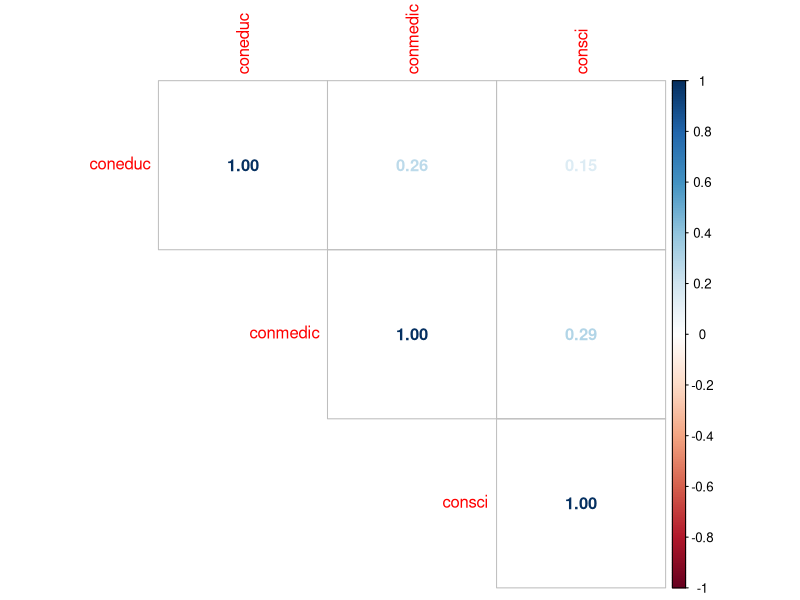

Here is the R script that generated this plot:
## ---- chunk 1
#| message: false
#| warning: false
#| echo: false
library(data.table)
library(corrplot)
library(geepack)
library(broom)
## ---- chunk 2
gss <- fread("gss.confidence.csv")
dim(gss)
## ---- chunk 3
gss[, agedec:=age / 10]
fit.glm <- glm(greatly ~ question + agedec, data=gss, family=binomial)
tidy(fit.glm, exponentiate=TRUE, conf.int=TRUE) |>
  knitr::kable(digits=2)
## ---- chunk 4
#| echo: false
wide <- dcast(gss, id ~ question, value.var="greatly")
corrplot(cor(wide[, 2:4]), method="number", type="upper")
## ---- chunk 5
#| code-fold: true
# gee with exchangeable corr structure; avoid overdispersion with scale.fix=T
fit.exch <- geeglm(greatly ~ question + agedec, data=gss, family=binomial,
                   id=id, corstr="exchangeable", scale.fix=TRUE)
tidy(fit.exch, exponentiate=TRUE, conf.int=TRUE) |>
  knitr::kable(digits=2)
## ---- chunk 6
#| code-fold: true
tidy(fit.glm, exponentiate=TRUE, conf.int=TRUE) |>
  knitr::kable(digits=2)
## ---- chunk 7
summary(fit.exch)$corr |>
  knitr::kable(digits=3)
## ---- chunk 8
#| code-fold: true
# gee with unstructured corr structure; avoid overdispersion with scale.fix=T
fit.unst <- geeglm(greatly ~ question + agedec, data=gss, family=binomial,
                   id=id, corstr="unstructured", scale.fix=TRUE)
tidy(fit.unst, exponentiate=TRUE, conf.int=TRUE) |>
  knitr::kable(digits=2)
## ---- chunk 9
#| code-fold: true
tidy(fit.exch, exponentiate=TRUE, conf.int=TRUE) |>
  knitr::kable(digits=2)
## ---- chunk 10
V.unst <- diag(3)
V.unst[upper.tri(V.unst)] <- summary(fit.unst)$corr$Estimate
V.unst[lower.tri(V.unst)] <- summary(fit.unst)$corr$Estimate
round(V.unst, 3)
